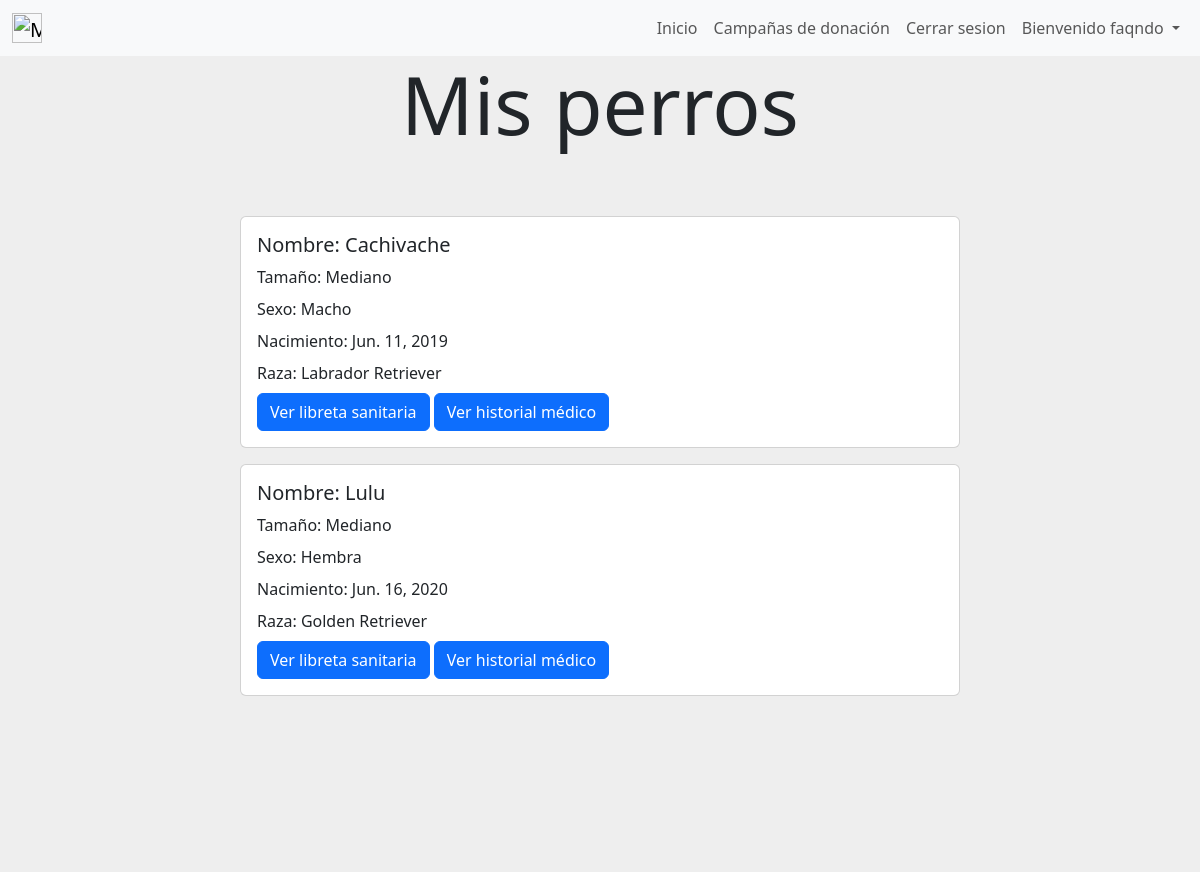
The app's page /mis_perros (signed in) with its own data.
### user/models.py (models this page shows)
class User(AbstractUser):
    dni = models.CharField(max_length=8, unique=True)
    email = models.EmailField(unique=True)

### gestion_de_mascotas/models.py (models this page shows, shortened)
class Perro(models.Model):
    nombre = models.CharField(verbose_name="Nombre",max_length=30)
    size = models.CharField(verbose_name="Tamaño", max_length=50)
    owner = models.ForeignKey(User, on_delete=models.CASCADE)
    raza = models.ForeignKey(Raza, on_delete=models.CASCADE, default=None, null=True)
    sexo = models.CharField(max_length=30,null=True, default=None)
    nacimiento = models.DateField()
    class Meta:
        unique_together = (('nombre', 'owner'))
        verbose_name='perro'
        verbose_name_plural='perros'

class Raza(models.Model):
    nombre = models.CharField(max_length=50)
    class Meta():
        verbose_name = "Raza"
        verbose_name_plural = "Razas"
    def __str__(self) :
        return self.nombre

### gestion_de_mascotas/views.py (the view)
# urls.py: path('mis_perros',views.mis_perros, name= "mis_perros"),
def mis_perros (request) :
    mis_perros=Perro.objects.filter(owner = request.user)
    return render(request,"gestion_de_mascotas/mis_perros.html",{"mis_perros":mis_perros})

### gestion_de_mascotas/templates/gestion_de_mascotas/mis_perros.html
{% extends "gestion_de_usuarios/base.html" %}
{% block content %}
{% if user.is_authenticated %}
<div style="background-color:#eee;height: 20%;text-align: center;">
    <h1 class="display-1">Mis perros</h1>
</div>
{% if mis_perros.count == 0 %}
<div style="background-color: #eee;background-position: center;background-size: cover; align-items: center;justify-content: center;display: flex;">
    <div class="card mb-3 element-home-color" style="width: 60%;">
        <div class="row g-0">
            <div class="card">
                <div class="card-body">
                    Aún no tienes ningún perro agregado.
                </div>
            </div>
        </div>
    </div>
</div>
{% else %}
        {% for perro in mis_perros %}
        <div style="background-color: #eee;background-position: center;background-size: cover; align-items: center;justify-content: center;display: flex;">
            <div class="card mb-3 element-home-color" style="width: 60%;">
                <div class="row g-0">
                <div class="col-md-8">
                    <div class="card-body">
                    <h5 class="card-title">Nombre: {{perro.nombre}}</h5>
                    <p class="card-title">Tamaño: {{perro.size}}</p>
                    <p class="card-title">Sexo: {{perro.sexo}}</p>
                    <p class="card-title">Nacimiento: {{perro.nacimiento}}</p>
                    <p class="card-title">Raza: {{perro.raza}}</p>
                    <a href ="{% url 'ver_libreta_sanitaria' perro.id %}" class="btn btn-primary" style="color:white;">Ver libreta sanitaria</a>
                    <a href ="{% url 'ver_historial_medico' perro.id %}" class="btn btn-primary" style="color:white;">Ver historial médico</a>
                    </div>
                </div>
                </div>
            </div>
        </div>
        {% endfor %}
<div style="background-color:#eee;height: 20%;">
</div>
{% endif %}
{% else %}
    <img src="https://st.depositphotos.com/31068556/51146/v/600/depositphotos_511461970-stock-illustration-concept-design-of-an-empty.jpg" class="img-fluid rounded-start" alt="..." style="border-radius: 4px;">
{% endif %}
{% endblock %}

### gestion_de_usuarios/templates/gestion_de_usuarios/base.html (shortened to what this page needs)
<nav class="navbar navbar-expand-lg navbar-light bg-light">
    <div class="container-fluid">
        <a class="navbar-brand mt-2 mt-lg-0" href="{% url 'home' %}">
          <img
            src="https://media.discordapp.net/attachments/1084960115909722185/1098246667553218660/image.png?width=970&height=609"
            height="30"
            alt="MDB Logo"
            loading="lazy"
          />
        </a>
        <div>
        <ul class=" navbar-nav me-auto mb-2 mb-lg-0 ">
          <li class="nav-item">
            <a class="nav-link"  href="{% url 'home' %}">Inicio</a>
          </li>
          <li class="nav-item">
            <a class="nav-link"  href="{% url 'ver_campanias_de_donacion' %}">Campañas de donación</a>
          </li>
          {% if user.is_authenticated %}
            <li class="nav-item">
              <a class="nav-link"  href="{% url 'cerrar_sesion' %}">Cerrar sesion</a>
            </li>
            {% if not user.is_superuser %}
            <li class="nav-item dropdown">
              <div class="dropdown">
                <a class="nav-link dropdown-toggle" href="#" role="button" data-bs-toggle="dropdown" aria-expanded="false">
                  Bienvenido {{user.username}}
                </a>
              </div>
            </li>
            {% endif %}
          {% endif %}
        </ul>
      </div>
    </div>
</nav>
    {% block content %}
    {% endblock %}
    <link href="https://cdn.jsdelivr.net/npm/bootstrap@5.3.0-alpha2/dist/css/bootstrap.min.css" rel="stylesheet">

### records on screen
User: username "faqndo"
Perro: nombre "Cachivache", size "Mediano", sexo "Macho", nacimiento "Jun. 11, 2019", raza "Labrador Retriever"
Perro: nombre "Lulu", size "Mediano", sexo "Hembra", nacimiento "Jun. 16, 2020", raza "Golden Retriever"
